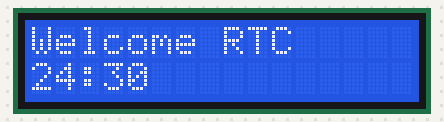
A sketch run on a simulated Arduino Uno, built with avr-gcc and run on an emulated ATmega328P. On the bench: 16×2 character LCD. The local clock reads 2024-03-15 10:24:30 at power-on unless the sketch sets it; what the sketch prints to the serial monitor is not drawn.

Above: at 0.1 s.
At 4.1 s:
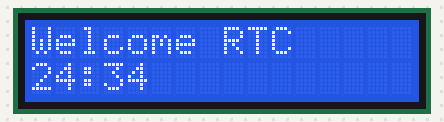
At 9.2 s:
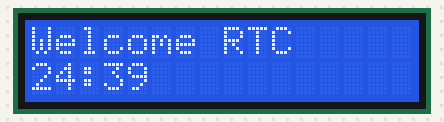
At 19.2 s:
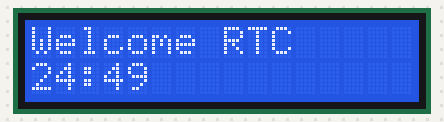
At 28.2 s:
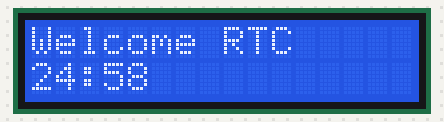
At 38.3 s:
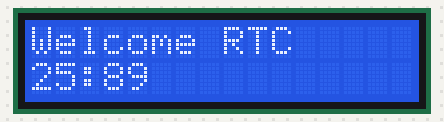

Measured:
- what the display in image 1 shows lasts 1.0 s, from 4.1 s to 5.1 s

The sketch:

DS1307_LCD.ino
```cpp
// Date and time functions using a DS1307 RTC connected via I2C and Wire lib
// SDA - A4 , SCL - A5
#include <Wire.h>
#include "RTClib.h"
#include <LiquidCrystal.h>

const int rs = 7, en = 6, d4 = 5, d5 = 4, d6 = 3, d7 = 2;
LiquidCrystal lcd(rs, en, d4, d5, d6, d7);
RTC_DS1307 rtc;

char daysOfTheWeek[7][12] = {"Sunday", "Monday", "Tuesday", "Wednesday", "Thursday", "Friday", "Saturday"};

void setup () {
  Serial.begin(9600);
  lcd.begin(16,2);  lcd.print("Welcome RTC" ) ;
  if (! rtc.begin()) {
    Serial.println("Couldn't find RTC");
    while (1);
  }
  if (! rtc.isrunning()) {
    Serial.println("RTC is NOT running!");
     // in order to adjust date time use the command below
    //rtc.adjust(DateTime(2019,2, 22, 11, 35,05));
  }
}

void loop () {
    DateTime now = rtc.now();
    lcd.setCursor(0,1);
    lcd.print(now.minute());lcd.print(":");
    lcd.print(now.second());
    Serial.print(now.year(), DEC);
    Serial.print('/');
    Serial.print(now.month(), DEC);
    Serial.print('/');
    Serial.print(now.day(), DEC);
    Serial.print(" (");
    Serial.print(daysOfTheWeek[now.dayOfTheWeek()]);
    Serial.print(") ");
    Serial.print(now.hour(), DEC);
    Serial.print(':');
    Serial.print(now.minute(), DEC);
    Serial.print(':');
    Serial.print(now.second(), DEC);
    Serial.println();
    delay(1000);
}
```
